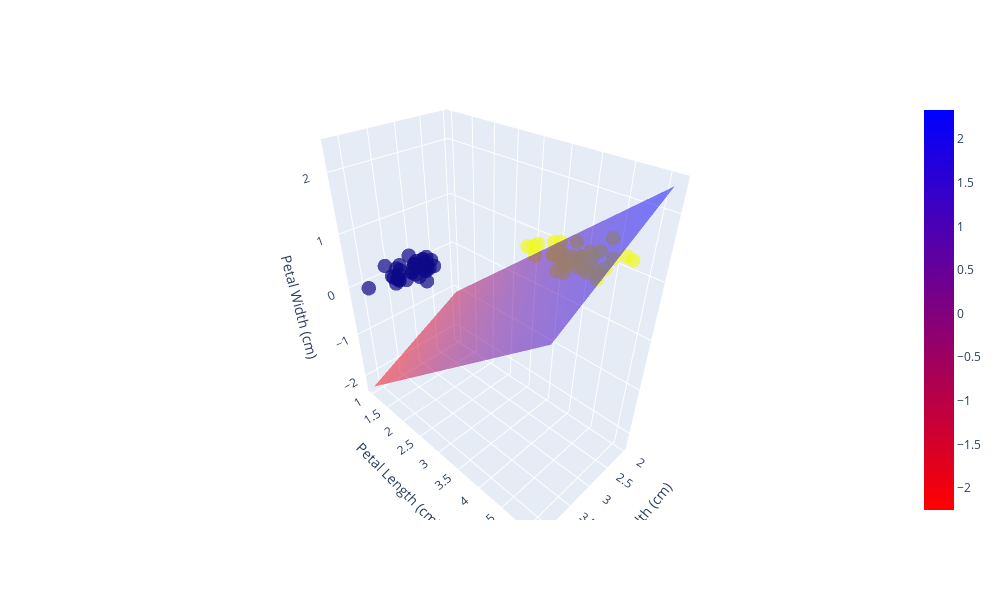

The code cell stored with this chart in its notebook:
### Markdown cell above
## 7. Hyperlane Train Data Visualization

### Code cell
x_grid, y_grid = np.meshgrid(np.linspace(X_train[:, 0].min(), X_train[:, 0].max(), 100),
                             np.linspace(X_train[:, 1].min(), X_train[:, 1].max(), 100))
z_grid = np.zeros_like(x_grid)


for i in range(len(x_grid)):
    for j in range(len(y_grid)):
        z_grid[i, j] = model.decision_function([[x_grid[i, j], y_grid[i, j], 0]])



fig = go.Figure()

fig.add_trace(go.Scatter3d(x=X_train[:, 0], y=X_train[:, 1], z=X_train[:, 2], mode='markers',
                           marker=dict(size=5, color=y_train, opacity=0.7), name='Dados de Treinamento'))

fig.add_trace(go.Surface(z=z_grid, x=x_grid, y=y_grid, opacity=0.5, colorscale='Bluered_r'))


fig.update_layout(scene=dict(xaxis_title='Sepal Width (cm)',
                             yaxis_title='Petal Length (cm)',
                             zaxis_title='Petal Width (cm)'))

fig.update_layout(width=1000, height=600)

fig.show()

### Figure 1 — Plotly figure (JSON) as saved in the notebook; plotly's stock layout.template omitted (floating-point values rounded to 4 significant figures; data arrays with more than 128 entries replaced by an {"elided": "..."} marker saying what was removed)
{"data": [{"marker": {"color": [1, 0, 0, 0, 0, 1, 0, 1, 1, 1, 0, 0, 0, 0, 0, 1, 1, 1, 0, 1, 0, 0, 1, 1, 1, 1, 1, 0, 0, 1, 0, 1, 1, 1, 0, 0, 1, 1, 1, 1, 1, 0, 0, 0, 1, 0, 0, 0, 1, 1, 0, 1, 0, 0, 1, 0, 1, 1, 1, 1, 0, 0, 0, 1, 0, 1, 1, 1, 1, 0, 0, 0, 1, 1, 0], "opacity": 0.7, "size": 5}, "mode": "markers", "name": "Dados de Treinamento", "type": "scatter3d", "x": [2.2, 3.6, 2.9, 3, 3, 2.8, 3.5, 2.9, 2.9, 3.2, 3.2, 3.8, 4.2, 3.5, 3.8, 3, 2.6, 2.3, 3, 2.8, 3.1, 3.4, 3, 2.7, 2.7, 3, 3.3, 3.6, 3.6, 3, 3.4, 2.7, 2.3, 2.8, 3, 3.4, 2.6, 3, 2.8, 3.1, 3, 3.9, 3.4, 3.1, 2.7, 3.2, 3.8, 3, 2.3, 2.5, 3.7, 2.7, 3.3, 3.7, 2.4, 3.4, 2.6, 3.1, 2, 2.9, 3.1, 3, 3.3, 2.8, 3.4, 2.9, 2.4, 2.2, 2.4, 3.8, 3.1, 3.7, 2.9, 2.9, 3.5], "y": [4.5, 1.4, 1.4, 1.4, 1.6, 4.7, 1.3, 4.6, 4.2, 4.8, 1.6, 1.5, 1.4, 1.6, 1.7, 4.4, 3.5, 4, 1.4, 4, 1.5, 1.6, 4.2, 5.1, 4.2, 5, 4.7, 1, 1.4, 4.2, 1.7, 3.9, 4.4, 4.1, 1.4, 1.5, 4.4, 4.6, 4.8, 4.4, 4.5, 1.7, 1.9, 1.5, 3.9, 1.3, 1.9, 1.3, 3.3, 4.9, 1.5, 4.1, 1.4, 1.5, 3.8, 1.5, 4, 4.9, 3.5, 4.3, 1.5, 1.1, 1.7, 4.6, 1.6, 3.6, 3.3, 4, 3.7, 1.6, 1.6, 1.5, 4.7, 4.5, 1.3], "z": [1.5, 0.2, 0.2, 0.1, 0.2, 1.2, 0.2, 1.3, 1.3, 1.8, 0.2, 0.3, 0.2, 0.6, 0.3, 1.4, 1, 1.3, 0.3, 1.3, 0.2, 0.2, 1.5, 1.6, 1.3, 1.7, 1.6, 0.2, 0.1, 1.2, 0.2, 1.4, 1.3, 1.3, 0.2, 0.2, 1.2, 1.4, 1.4, 1.4, 1.5, 0.4, 0.2, 0.1, 1.2, 0.2, 0.4, 0.2, 1, 1.5, 0.2, 1, 0.2, 0.2, 1.1, 0.2, 1.2, 1.5, 1, 1.3, 0.2, 0.1, 0.5, 1.5, 0.4, 1.3, 1, 1, 1, 0.2, 0.2, 0.4, 1.4, 1.5, 0.3]}, {"colorscale": [[0, "rgb(255,0,0)"], [1, "rgb(0,0,255)"]], "opacity": 0.5, "type": "surface", "x": {"elided": "100x100 float values"}, "y": {"elided": "100x100 float values"}, "z": {"elided": "100x100 float values"}}], "layout": {"height": 600, "scene": {"xaxis": {"title": {"text": "Sepal Width (cm)"}}, "yaxis": {"title": {"text": "Petal Length (cm)"}}, "zaxis": {"title": {"text": "Petal Width (cm)"}}}, "width": 1000}}
